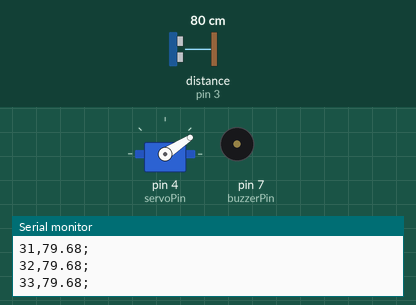
Simulated run of this sketch. Board: Arduino Uno, built with avr-gcc and run on an emulated ATmega328P. Shown: servo, buzzer (waves = sounding), the last lines printed to the serial monitor. Wiring (inferred from the names in the program): ultrasonic range finder: trigger pin 2; echo pin 3. The inputs (shaded band) are chosen by the test bench; at power-on: distance to the obstacle (sensor on pin 3) 80 cm. The echo pulse lasts 58.3 µs per cm.

Above: at 1.2 s.
1.3 s: distance to the obstacle (sensor on pin 3) set to 35 cm
At 1.48 s:
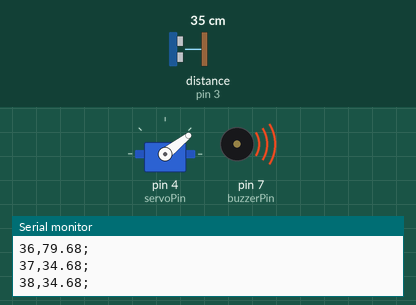
4.3 s: distance to the obstacle (sensor on pin 3) set to 43 cm
At 4.9 s:
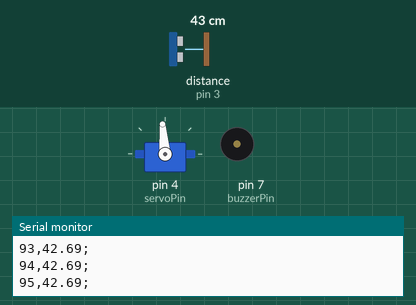
7.3 s: distance to the obstacle (sensor on pin 3) set to 9 cm
At 7.47 s:
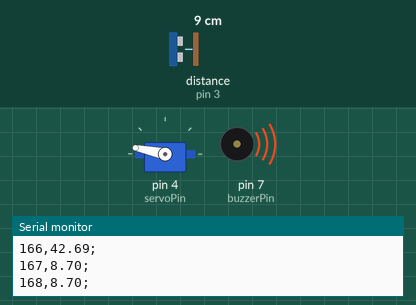
10.3 s: distance to the obstacle (sensor on pin 3) set to 60 cm
At 11.3 s:
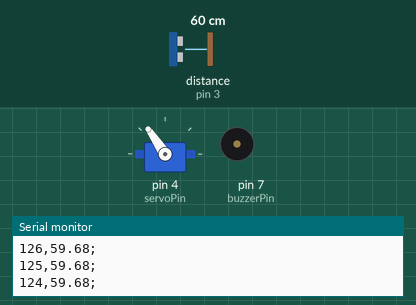
16.3 s: distance to the obstacle (sensor on pin 3) set to 120 cm
19.3 s: distance to the obstacle (sensor on pin 3) set to 2 cm
At 19.48 s:
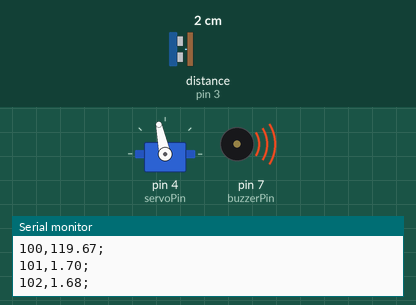
Timing chart, 0 to 32.3 s (numbered marks = the images above; inputs shaded):
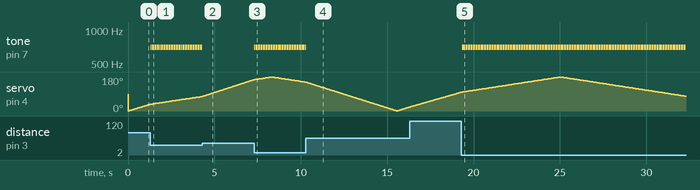

Measured:
- the behaviour switches between 40 and 41 cm on distance to the obstacle (sensor on pin 3) (found by bisection; images 1 and 2)
- after the input at 1.3 s, tone on pin 7 (buzzerPin): alternates 700 Hz for 0.04 s and silent for 0.03 s, starting at once
- after the input at 4.3 s, tone on pin 7 (buzzerPin): stops changing and stays silent
- after the input at 7.3 s, tone on pin 7 (buzzerPin): alternates 700 Hz for 0.04 s and silent for 0.03 s, starting at once
- after the input at 10.3 s, tone on pin 7 (buzzerPin): stops changing and stays silent
- after the input at 19.3 s, tone on pin 7 (buzzerPin): alternates 700 Hz for 0.04 s and silent for 0.03 s, starting at once
- by itself, servo on pin 4 (servoPin): rises from 99° to 180° in 5.7 s, then falls to 78° in 7.3 s

The sketch:

Sonar.ino
```cpp
#include<Servo.h>
Servo servo;
int servoPin=4;
int delayTime=30;
int servoAngle;
//ultraSonic
int trigPin=2;
int echoPin=3;
float airSpeed=0.0343;
float duration, distance;
int buzzerPin=7;
void setup() {
  // put your setup code here, to run once:
pinMode(servoPin,OUTPUT);
servo.attach(servoPin);
pinMode(trigPin,OUTPUT);
pinMode(echoPin,INPUT);
pinMode(buzzerPin,OUTPUT);
Serial.begin(9600);
}

void loop() {
for (servoAngle=0; servoAngle<180; servoAngle=servoAngle+1){
  ultrasonic();
  if(distance<40){
    buzzer();
    //ultrasonic();
  }
  Serial.print(servoAngle);
  Serial.print(",");
  Serial.print(distance);
  Serial.println(";");
  servo.write(servoAngle);
  delay(delayTime);
}
for (servoAngle=180; servoAngle>0; servoAngle=servoAngle-1){
  ultrasonic();
  if(distance<40){
    buzzer();
    }
  Serial.print(servoAngle);
  Serial.print(",");
  Serial.print(distance);
  Serial.println(";");
  servo.write(servoAngle);
  delay(delayTime);
}
}
void ultrasonic(){
  //send out waves for time measurement
digitalWrite(trigPin,LOW);
delayMicroseconds(2);
digitalWrite(trigPin,HIGH);
delayMicroseconds(10);
digitalWrite(trigPin,LOW);
duration=pulseIn(echoPin,HIGH);
distance=airSpeed*(duration/2.);
}
void buzzer(){
  tone(buzzerPin,700,40);
  delay(40);
}
```
